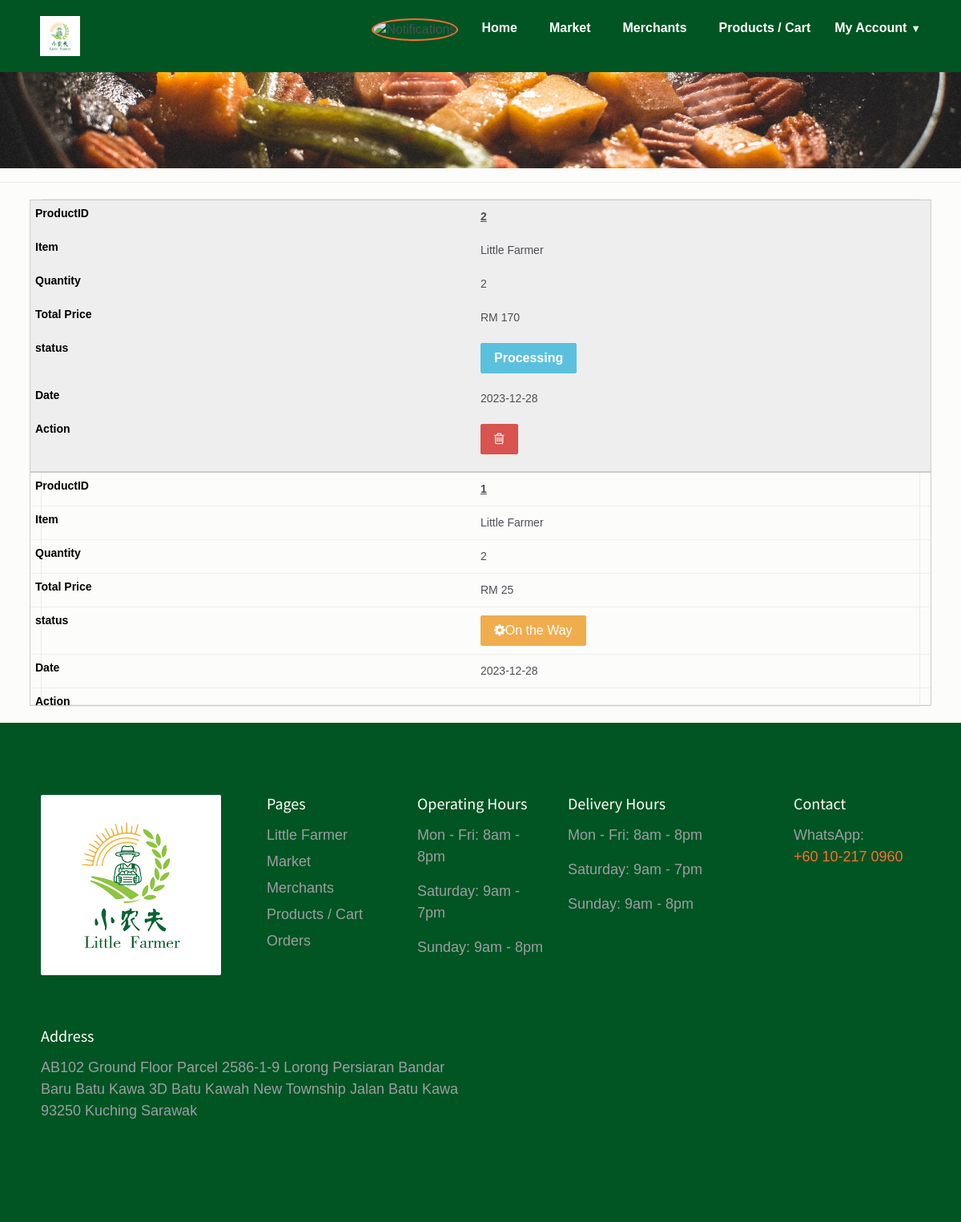
The app's page /your_orders.php (signed in), older data.
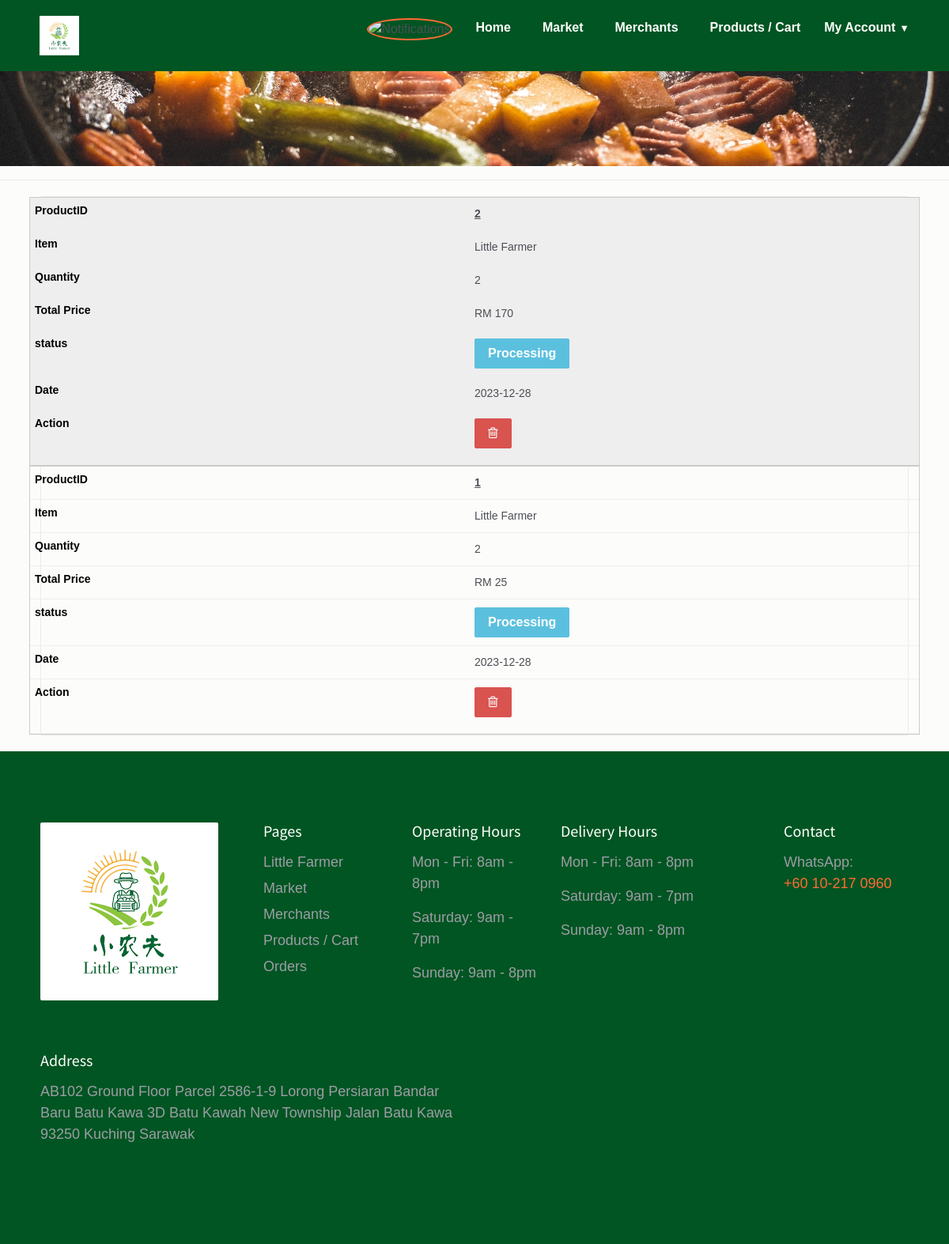
The same page, newer data.
### tables this page shows
CREATE TABLE `orders` (
  `order_id` int(11) NOT NULL,
  `order_date` date NOT NULL,
  `client_name` varchar(255) NOT NULL,
  `client_contact` varchar(255) NOT NULL,
  `sub_total` varchar(255) NOT NULL,
  `total_amount` varchar(255) NOT NULL,
  `paid` varchar(255) NOT NULL,
  `due` varchar(255) NOT NULL,
  `payment_type` int(11) NOT NULL,
  `order_status` int(11) NOT NULL DEFAULT 0,
  `user_id` int(11) NOT NULL,
  `order_belong` int(15) NOT NULL,
  `last_updated` timestamp NOT NULL DEFAULT current_timestamp(),
  `is_seen` tinyint(1) NOT NULL DEFAULT 0
);

CREATE TABLE `order_item` (
  `order_item_id` int(11) NOT NULL,
  `order_id` int(11) NOT NULL DEFAULT 0,
  `priceID` int(10) NOT NULL,
  `quantity` varchar(255) NOT NULL
);

CREATE TABLE `restaurant` (
  `rs_id` int(222) NOT NULL,
  `c_id` int(222) NOT NULL,
  `title` varchar(222) NOT NULL,
  `email` varchar(222) NOT NULL,
  `phone` varchar(222) NOT NULL,
  `url` varchar(222) NOT NULL,
  `o_hr` varchar(222) NOT NULL,
  `c_hr` varchar(222) NOT NULL,
  `o_days` varchar(222) NOT NULL,
  `address` text NOT NULL,
  `image` text NOT NULL,
  `date` timestamp NOT NULL DEFAULT current_timestamp() ON UPDATE current_timestamp(),
  `description` text NOT NULL,
  `rating` int(11) DEFAULT NULL CHECK (`rating` >= 1 and `rating` <= 5),
  `avg_rating` decimal(3,1) DEFAULT 0.0,
  `comment` varchar(255) DEFAULT NULL
);

### your_orders.php (the view, shortened to what this page needs)
<!DOCTYPE html>
<html lang="en">
<head>
    <link href="css/bootstrap.min.css" rel="stylesheet">
    <link href="css/font-awesome.min.css" rel="stylesheet">
    <link href="css/animsition.min.css" rel="stylesheet">
    <link href="css/animate.css" rel="stylesheet">
    <link href="css/style.css" rel="stylesheet">
</head>
<body>
    <?php
    include("includes/header.php");
    ?>
    <div class="page-wrapper">
        <div class="inner-page-hero bg-image" data-image-src="images/img/res.jpeg">
        </div>
        <div class="result-show">
        </div>
        <section class="restaurants-page">
            <div class="container">
                <div class="row">
                    <div class="col-xs-12 col-sm-7 col-md-12 ">
                        <div class="bg-gray restaurant-entry">
                            <div class="row">
                        <table width="100%">
                        <tbody>
                        <?php
$query_res = mysqli_query($db,"SELECT orders.*, order_item.*, COUNT(order_item_id) as total_product, restaurant.*, tblprice.*, SUM(proPrice) as total
    FROM orders
    JOIN order_item ON orders.order_id = order_item.order_id
	JOIN tblprice ON order_item.priceID = tblprice.priceNo
    JOIN product ON tblprice.productID = product.product_id
    JOIN restaurant ON product.owner = restaurant.rs_id
    WHERE orders.user_id = '".$_SESSION['user_id']."' AND orders.order_status <= 4
	GROUP BY orders.order_id
    ORDER BY orders.order_id DESC");
if(!mysqli_num_rows($query_res) > 0 )
{
    echo '<td colspan="6"><center>You have no orders placed yet. </center></td>';
}
else
{
    while($row=mysqli_fetch_array($query_res))
    {
                        ?>
                        <tr>
							<td data-column="ProductID" style="text-decoration: underline;font-weight: bold;"><a onclick="openPopup(<?php echo $row['order_id']; ?>)"><?php echo $row['order_id']; ?></a></td>
                            <td data-column="Item"><?php echo $row['title']; ?></td>
                            <td data-column="Quantity"> <?php echo $row['total_product']; ?></td>
                            <td data-column="Total Price">RM <?php echo $row['total']; ?></td>
                            <td data-column="status">
                            <?php
                                $status = $row['order_status'];
                                if($status=="" or $status=="1")
                                {
								?>
								<button type="button" class="btn btn-info" style="font-weight:bold;">Processing</button>
								<?php
                                }
                                if($status=="2")
                                { ?>
                                <button type="button" class="btn btn-warning"><span class="fa fa-cog fa-spin" aria-hidden="true"></span>On the Way</button>
                            <?php
                                }
                            ?>
                            </td>
                            <td data-column="Date"> <?php echo $row['order_date']; ?></td>
                            <td data-column="Action">
								<?php
									if($status == 1){
								?>
								<a href="delete_orders.php?order_del=<?php echo $row['o_id'];?>" onclick="return confirm('Are you sure you want to cancel your order?');" class="btn btn-danger btn-flat btn-addon btn-xs m-b-10"><i class="fa fa-trash-o" style="font-size:16px"></i></a>
								<?php
									}else if($status == 2){
									}else if($status == 3){
								?>
								<a alt="Receipt"><i class="fa fa-file-text-o btn btn-primary" aria-hidden="true" onclick="generateReceipt(<?php echo $row['order_id']; ?>)"></i></a>
								<?php
									}
								?>
                            </td>
                        </tr>
                        <?php }} ?>
                        </tbody>
                        </table>
                            </div>
                        </div>
                    </div>
                </div>
            </div>
        </section>
    <?php
    include("includes/footer.php");
    ?>
</body>
</html>

Row changes from the older to the newer data that the page shows:
changed orders (number 2 of 2 on the later page): order_status "On the Way" → "Processing"
